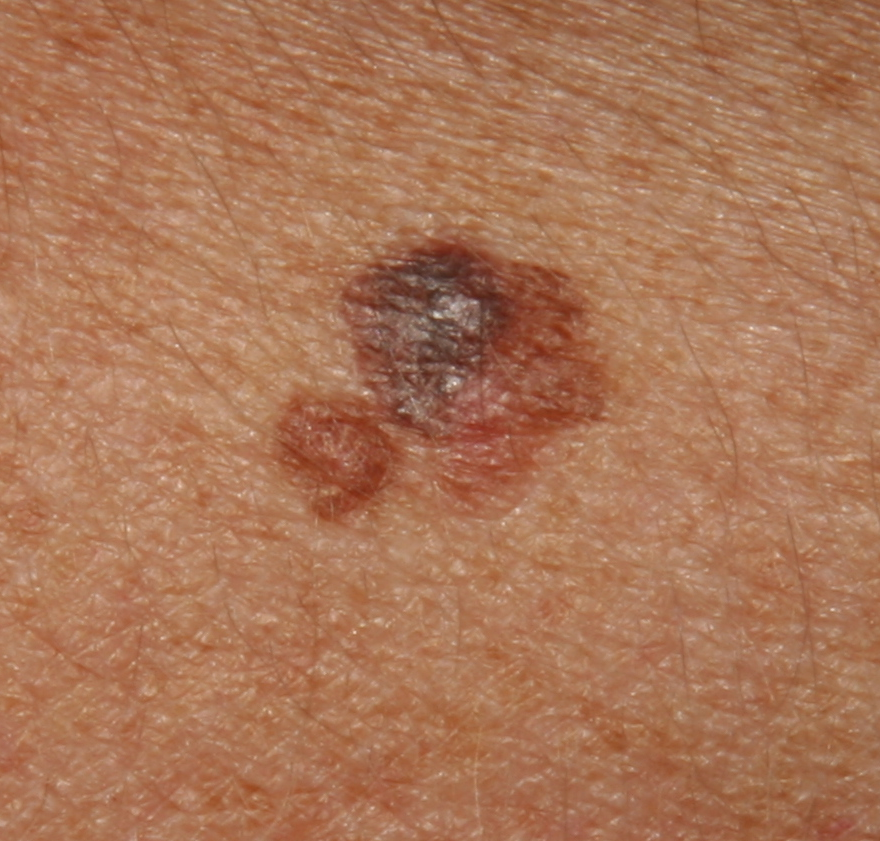
#> input picture Lab8/Skin Cancer Detection Python - Part 1/B496a.png, 880 x 841 px
$ python script_mmi_task2.py
#> lines starting #> are read from the running program, lines starting #| are printed output that depends on the picture; after the words box and inside, x2 and y2 are one past the last pixel; in counts of white or black regions, pixels touching at a corner belong together
### Lab8/Skin Cancer Detection Python - Part 1/calculate_border_task1.py
# -*- coding: utf-8 -*-

def calculate_border_task1(path_img, crop_factor, sigma):

    """
    This function does the following:
    1) reads the picture stored at 'path_img' using cv2.imread and displays it
       using plt.imshow
    2) converts the color picture into a grey-scale picture using cv2.cvtColor
       and shows it
    3) cuts away the sides of the grey-scale image, the fraction is defined by
       'crop_factor'
    4) blurs the picture using a Gaussian filter (using cv2.GaussianBlur) with
       'sigma'; the larger sigma, the more the image gets blurred and finer
       contours disappear; this is necessary to get rid of noise and unwanted
       structures like hairs
    5) uses Otsu's method to turn the filtered grey-scale image into a binary
       image (using cv2.threshold)
    6) uses ndimage.binary_fill_holes() to fill holes in the binary picture
       an cv2.connectedComponents() to keep only the region with the largest area
    7) uses cv2.findContours to calculate the border (aka contour) of the identified
       area and plots everything
    Input :  path_img         : path to color image (string)
             crop_factor      : percentage that should be cut away from
                                image (e.g. 0.1 means 10%)
             sigma            : used for the Gaussian filter to blur the image
                                (e.g. 5) in imgaussfilt.m
    Output : cropped_img_cl  : cropped color image (sides are cut away)
             cropped_img_gs  : cropped grey scale image
             cropped_img_mask: logical array with mask of the lesion, i.e.
                               every pixel within the lesion has a value of 1,
                               every pixel outside the lesion has a value of 0
             border          : array with x and y coordinates of the boundaries
                               of the lesion
    Remarks: Requires Installation of OpenCV (e.g. for Anaconda see https://www.geeksforgeeks.org/set-opencv-anaconda-environment/)
             enter the following in the Anaconda prompt: onda install -c menpo opencv
             Tutorial for Contour Detection: https://learnopencv.com/contour-detection-using-opencv-python-c/
    Example: [cr_img_cl,cr_img_gs,cr_img_mask,border] = calculate_border_task1_solution('B496a.png', 0.1, 5);
    Date: Nov, 1, 2021, knaa
    """
#> called with path_img = './B496a.png', crop_factor = 0.1, sigma = 5
    import numpy as np
    from scipy import ndimage
    import matplotlib.pyplot as plt
    import cv2

# 1) Read image I1 in a using cv2.imread and plt.imshow and show in a subplot(2,3,1).
#    Attention: CV2 reads picture as BGR (not RGB), and therefore, the image has to
#    be converted with cv2.cvtColor(I1,cv2.COLOR_BGR2RGB)


    """ ... YOUR CODE COMES HERE ... """
    I1 = cv2.imread(path_img)
#> I1 is the input picture: shape (841, 880, 3); mean B, G, R 87, 117.4, 169.9

    # plt.subplot(2,3,1)
    # plt.imshow(I1)
    # plt.show()
# 2) Convert to grey scale using cv2.cvtColor with the code cv2.COLOR_BGR2GRAY
#    and show in a subplot(2,3,2)


    """ ... YOUR CODE COMES HERE ... """

    I1_gray = cv2.cvtColor(I1,cv2.COLOR_BGR2GRAY)
    plt.subplot(2,3,2)
    plt.imshow(I1_gray,cmap='gray')
    # plt.show()
# 3) Cutt away the given percentage on each side, e.g. crop_factor = 0.1;
#    and show in a subplot(2,3,3)


    """ ... YOUR CODE COMES HERE ... """
    shape = np.shape(I1_gray)
#> shape = (841, 880)
    xrange = np.int64([crop_factor*shape[0],(1-crop_factor)*shape[0]])
#> xrange = [84, 756]
    yrange = np.int64([crop_factor*shape[1],(1-crop_factor)*shape[1]])
#> yrange = [88, 792]

    I1_cropped = np.copy(I1[xrange[0]:xrange[1],yrange[0]:yrange[1],:])
    I1_gray_cropped = np.copy(I1_gray[xrange[0]:xrange[1],yrange[0]:yrange[1]])
    plt.subplot(2,3,3)
    plt.imshow(I1_gray_cropped,cmap='gray')
    # plt.show()

# 4) Filter using a Gaussian Filter with cv2.GaussianBlur and a high enough sigma (e.g. sigma = 5) to blur
#     and show in a subplot(2,3,4)


    """ ... YOUR CODE COMES HERE ... """
    I1_gray_cropped_blurred = cv2.GaussianBlur(I1_gray_cropped,ksize=(0,0),sigmaX=sigma,sigmaY=sigma,borderType=cv2.BORDER_REPLICATE)
    plt.subplot(2,3,4)
    plt.imshow(I1_gray_cropped_blurred,cmap='gray')
    # plt.show()

# 5) Convert to binary picture using Otsu's threshold method using cv2.threshold() with cv2.THRESH_BINARY+cv2.THRESH_OTSU
#    and show in a subplot(2,3,5), see
#    https://opencv24-python-tutorials.readthedocs.io/en/latest/py_tutorials/py_imgproc/py_thresholding/py_thresholding.html


    """ ... YOUR CODE COMES HERE ... """
    ret,I1_gray_cropped_blurred_binary = cv2.threshold(I1_gray_cropped_blurred,0,1,cv2.THRESH_BINARY+cv2.THRESH_OTSU)
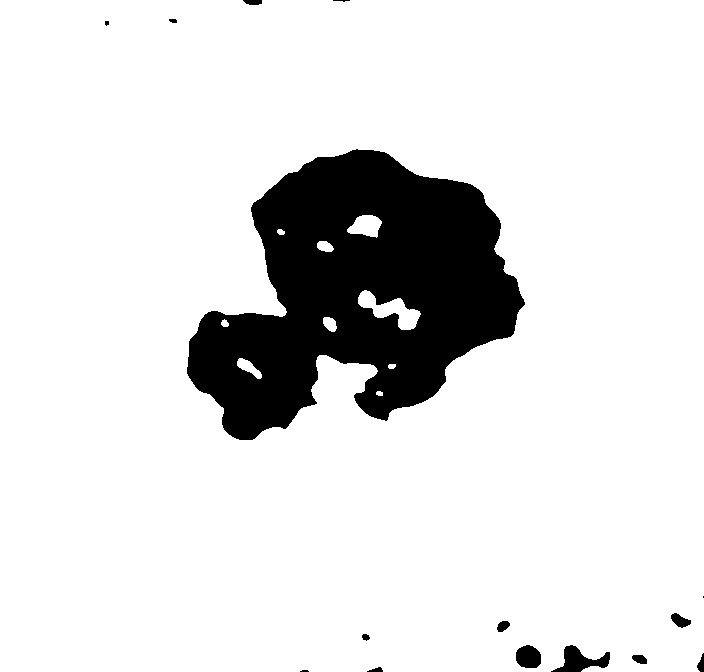
#> I1_gray_cropped_blurred_binary: shape (672, 704); values 0 (black) and 1 (white), 87.5% white; 15 black regions (4 under 20 px), largest, box (x1, y1, x2, y2) and area: (187, 149, 525, 440) 57024, (551, 645, 610, 672) 755, (516, 645, 541, 668) 469
#> ret = 116
    plt.subplot(2,3,5)
    plt.imshow(I1_gray_cropped_blurred_binary,cmap='gray')
    # plt.show()

# 6) Fill holes in the image and keep only the largest area
#    using ndimage.binary_fill_holes() and cv2.connectedComponents() and show in a subplot(2,3,6)
#    You will have to swap black and white in the binary picture, e.g. IG5 = -IG4+1


    """ ... YOUR CODE COMES HERE ... """

    I1_swapped = -I1_gray_cropped_blurred_binary +1
    I1_gray_cropped_blurred_binary_filledHoles = ndimage.binary_fill_holes(I1_swapped)
#> I1_gray_cropped_blurred_binary_filledHoles: shape (672, 704) bool; 12.9% white; 15 white regions (4 under 20 px), largest, box (x1, y1, x2, y2) and area: (187, 149, 525, 440) 59304, (551, 645, 610, 672) 755, (516, 645, 541, 668) 469
    ret,labels = cv2.connectedComponents(I1_gray_cropped_blurred_binary_filledHoles.astype(np.uint8))
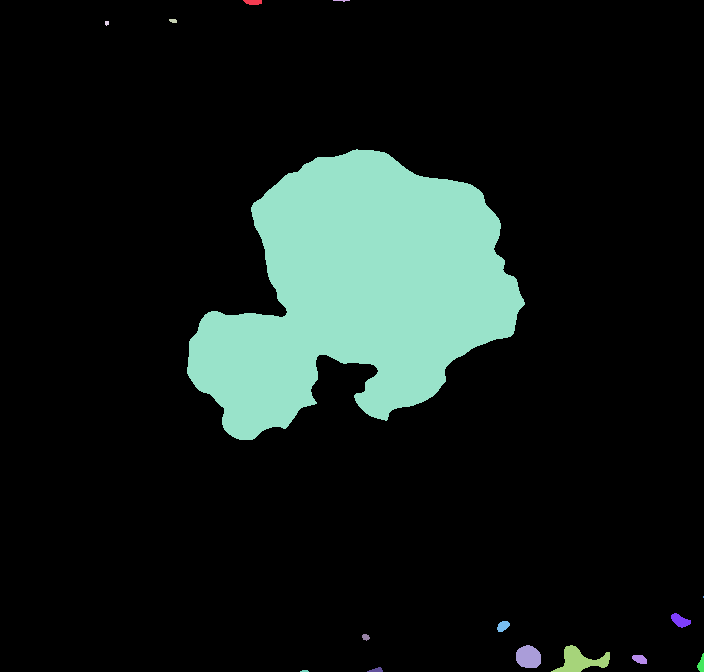
#> labels: shape (672, 704) int32; 16 distinct labels, from 0 to 15; one colour per label, 0 black
#> ret = 16

    I1_swapped = -I1_gray_cropped_blurred_binary+1
    IG6 = ndimage.binary_fill_holes(I1_swapped.astype(np.uint8))
    ret, labels = cv2.connectedComponents(IG6.astype(np.uint8))
    sum_max_area = 0
    IG7 = np.array(labels)

    for label in range(1,ret):
        mask = np.array(labels)
        mask[labels == label] = 255
        mask[labels != label]= 0
        if np.sum(mask) > sum_max_area:
            sum_max_area=np.sum(mask)
            IG7=mask
#> this loop made 15 passes
#> sum_max_area on passes 1, 5: 20400, 15122520
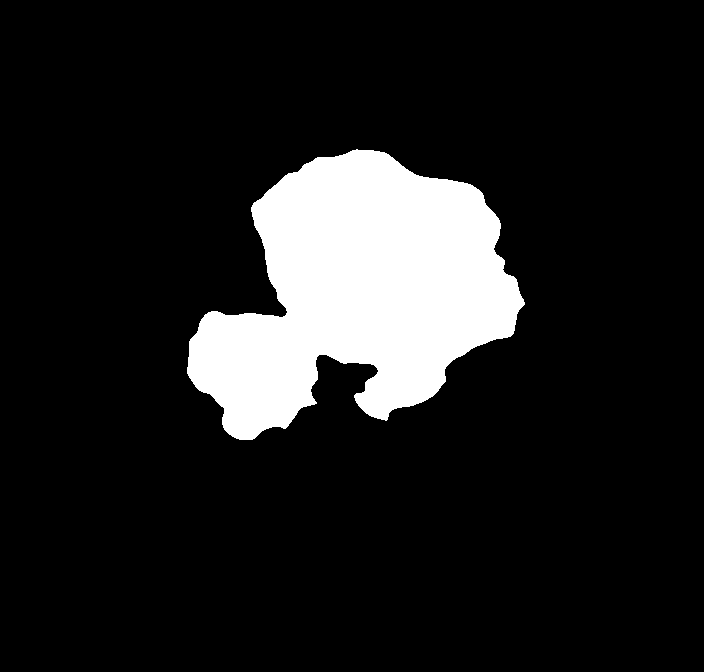
#> IG7: shape (672, 704) int32; 12.5% white; 1 white region, box (x1, y1, x2, y2) and area: (187, 149, 525, 440) 59304
#> mask: shape (672, 704) int32; 0% white; 1 white region (1 under 20 px)
#> after the loop, sum_max_area = 15122520
# 7) Compute the contours using cv2.findContours() with cv2.RETR_TREE and cv2.CHAIN_APPROX_NONE


    """ ... YOUR CODE COMES HERE ... """

    contours, hierarchy = cv2.findContours(IG7.astype(np.uint8),cv2.RETR_TREE,cv2.CHAIN_APPROX_NONE)
#> contours = 1 contour; box (x1, y1, x2, y2) and area: (187, 149, 525, 440) 58744
    #plotting
    for data in contours:
        print("The contours have this data %r" %data)
#> this loop made 1 pass
#> (printed output is left out)
    im = IG7.astype(np.uint8)
    cv2.drawContours(im,contours,-1,(255,255,0),4)
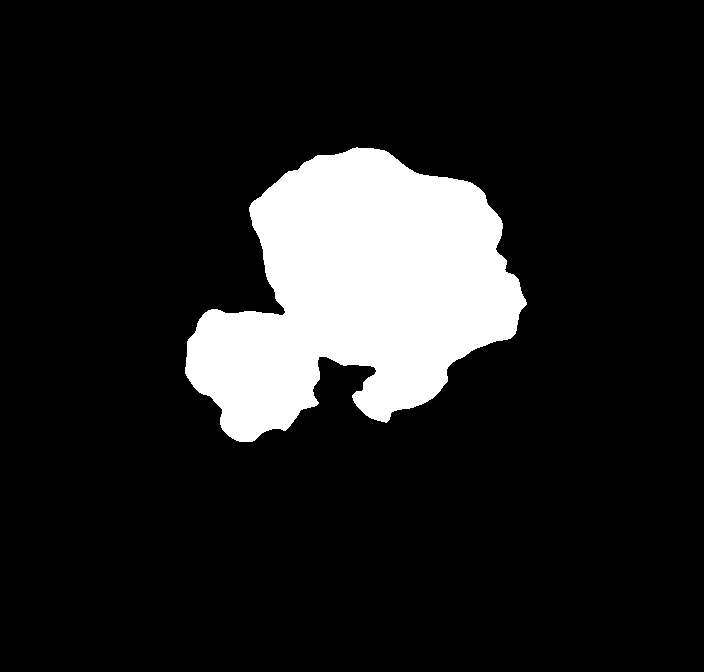
#> im: shape (672, 704); 13% white; 1 white region
    plt.subplot(2,3,6)
    plt.imshow(im,cmap='gray')


# Define output

    cropped_img_cl = I1_cropped
    cropped_img_gs = I1_gray_cropped
    cropped_img_mask = I1_swapped
    border = contours
#> border has the same summary as contours
    plt.show()
    return cropped_img_cl,cropped_img_gs,cropped_img_mask,border

calculate_border_task1("./B496a.png",0.1,5)

### Lab8/Skin Cancer Detection Python - Part 1/script_mmi_task2.py
"""
This script does the following:
1) calls the function calculate_border_task1.m
2) calculates the centroid (center of mass) and bounding box
   with cv2.moments() and cv2.boundingRect()
3) shows the cropped RGB picture with the centroid and the bounding box

Created on Mon Nov  8 18:26:54 2021
@author: knaa
"""

import numpy as np
import os
import cv2
from calculate_border_task1 import calculate_border_task1
import matplotlib.pyplot as plt
# Define path

path = '.'
#> path = '.'
img ='B496a.png'
path_img = path+'\\'+img
#> path_img = '.\\B496a.png'
print('Processed Picture: ',img)


# Step 1: Read Image and calculate border of lesion
#         by calling calculate_border_task1.m

# 10% is cut away from each side of the image, then the image is blurred using
# a Gaussian filter with sigma 10. Then the contour is of the lesion is
# calculated. Output is the cropped color image, the cropped grey scale
# image and the borders of the contour.

cropped_img_cl,cropped_img_gs,cropped_img_mask,border = calculate_border_task1(path_img, 0.1, 10)
#> call 2 of calculate_border_task1, with path_img = '.\\B496a.png', crop_factor = 0.1, sigma = 10
#> in calculate_border_task1 (call 2), `ret,I1_gray_cropped_blurred_binary = cv2.threshold(I1_gray_cropped_blu..`: I1_gray_cropped_blurred_binary: shape (672, 704); values 0 (black) and 1 (white), 87.1% white; 5 black regions (1 under 20 px), largest, box (x1, y1, x2, y2) and area: (187, 147, 522, 439) 59999, (552, 650, 589, 672) 524, (518, 645, 541, 666) 377, (701, 659, 704, 672) 33
#> in calculate_border_task1 (call 2), `ret,I1_gray_cropped_blurred_binary = cv2.threshold(I1_gray_cropped_blu..`: ret = 117
#> in calculate_border_task1 (call 2), `ret,labels = cv2.connectedComponents(I1_gray_cropped_blurred_binary_fi..`:
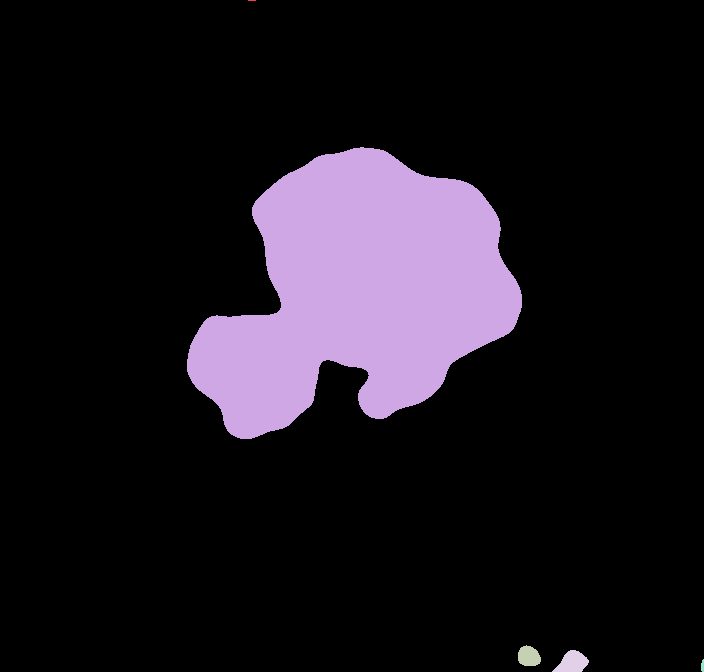
#> labels: shape (672, 704) int32; 6 distinct labels, from 0 to 5; one colour per label, 0 black
#> in calculate_border_task1 (call 2), `ret,labels = cv2.connectedComponents(I1_gray_cropped_blurred_binary_fi..`: ret = 6
#> the loop in calculate_border_task1 (call 2), `for label in range(1,ret):` made 5 passes
#> sum_max_area on passes 1 to 2: 2040, 15333150
#> after the loop in calculate_border_task1 (call 2), `for label in range(1,ret):`: mask: shape (672, 704) int32; 0.01% white; 1 white region
#> after the loop in calculate_border_task1 (call 2), `for label in range(1,ret):`: sum_max_area = 15333150
#> in calculate_border_task1 (call 2), `contours, hierarchy = cv2.findContours(IG7.astype(np.uint8),cv2.RETR_T..`: contours = 1 contour; box (x1, y1, x2, y2) and area: (187, 147, 522, 439) 59613
#> the loop in calculate_border_task1 (call 2), `for data in contours:` made 1 pass
#> (printed output is left out)
#> in calculate_border_task1 (call 2), `im = IG7.astype(np.uint8)`: im: shape (672, 704); 12.7% white; 1 white region, box (x1, y1, x2, y2) and area: (187, 147, 522, 439) 60130
#> in calculate_border_task1 (call 2), `cv2.drawContours(im,contours,-1,(255,255,0),4)`:
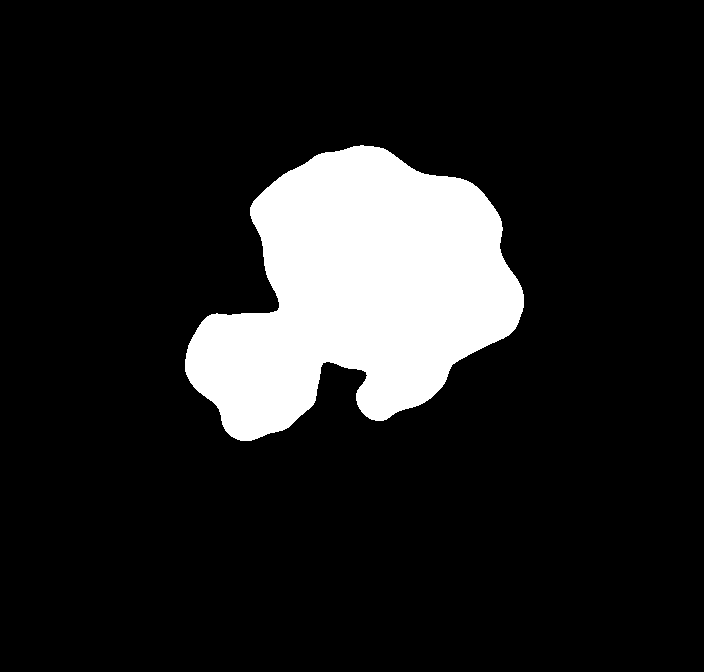
#> im: shape (672, 704); 13.1% white; 1 white region
#> in calculate_border_task1 (call 2), `border = contours`: border has the same summary as contours
#> border has the same summary as contours in calculate_border_task1

# Step 2: Calculate the centroid (center of mass) and bounding box
# using cv2.moments() and cv2.boundingRect(), see online help for details
# https://learnopencv.com/find-center-of-blob-centroid-using-opencv-cpp-python/
IGA = np.copy(cropped_img_cl)

for c in border:
    """ ... YOUR CODE COMES HERE ... """
    M = cv2.moments(c)
    cX = int(M["m10"]/M["m00"])
    cY = int(M["m01"]/M["m00"])
    print("cx {}".format(cX))
    print("cy {}".format(cY))

# Step 3: show the cropped RGB picture with the centroid and the bounding box.
# Use cv2.rectangle() to plot the bounding box, cv2.drawContours() for the
# contours, cv2.circle() for the centroid

    """ ... YOUR CODE COMES HERE ... """
    cv2.circle(IGA,(cX,cY),5, (255, 255, 255), -1)
    cv2.drawContours(IGA,border,-1,(255,255,0),4)
    (x,y,w,h) = cv2.boundingRect(c)
    cv2.rectangle(IGA, (x,y), (x+w,y+h), (255, 0, 0), 2)
#> this loop made 1 pass
#> (cX, cY, x, y, w, h) on pass 1: (359, 290, 187, 147, 335, 292)
#| cx 359
#| cy 290
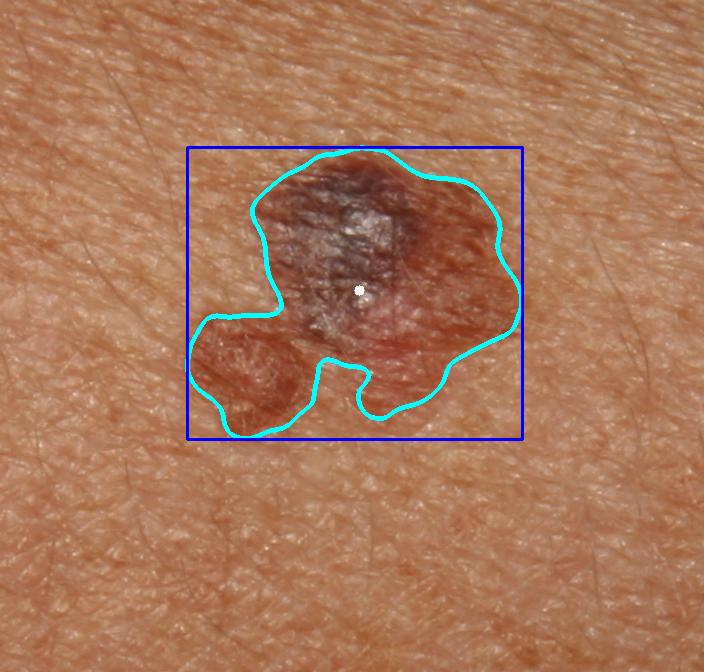
#> IGA: shape (672, 704, 3); mean B, G, R 91.2, 119, 167.8
plt.imshow(IGA,cmap='gray')
plt.show()
#cv2.waitKey(0)
# cv2.destroyAllWindows()
